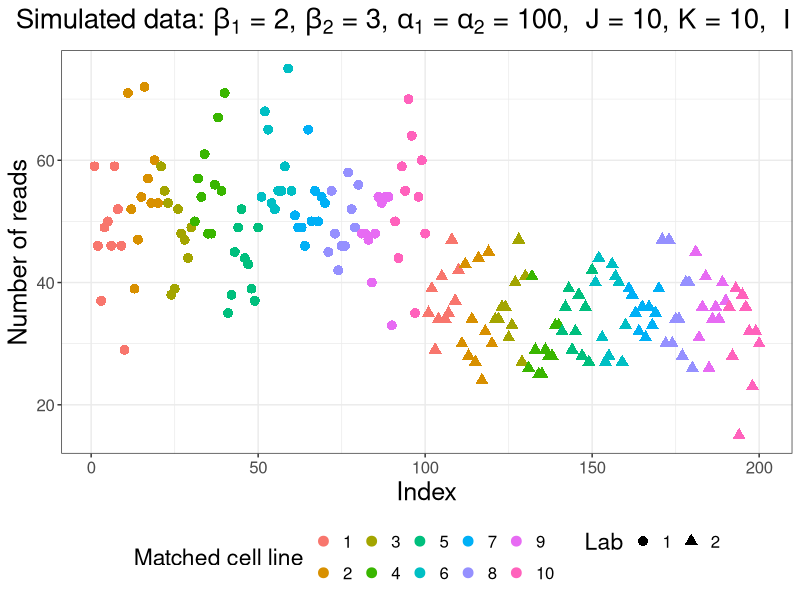
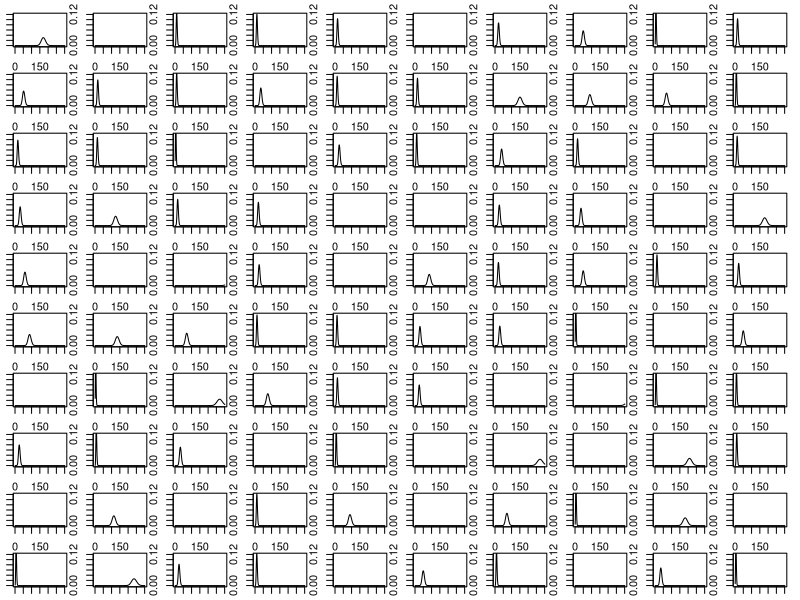

R code for these plots, in order: (Note: this script raises an error after producing the figures.)
####################################################################################
#                       FGa1: RNA-SEQ & GIBBS SAMPLING
####################################################################################

#setwd("~/Desktop/code/CompBio MPhil/Functional Genomics/Assignment1")

library(tidyverse)
library(cowplot)
set.seed(23456) #set random seed for replicating results


####################################################################################
#                             simulate.data
#implement an R functino called simulate.data that, given alpha1, ß1, apha 2, ß2, J and K 
#generates a randome vector of read counts from the model above. 
#the elements of the vetor should be oredered by experiment orered within cell line ordered within lab
#a = shape, b = rate
############################################################################

simulate.data <- function(beta.1, beta.2,alpha.1, alpha.2, J, K, I){
  #initialise vectors and matrices
  final.vector <- rep(0, I*J*K)
  final.array <- matrix(0, nrow=K, ncol=I*J)
  lambdas <- matrix(0, nrow=J, ncol=I)
  reads.1 <- matrix(0, nrow=K, ncol=J)
  reads.2 <- matrix(0, nrow=K, ncol=J)
  lambdas[1:J, 1] <- rgamma(J, shape=alpha.1, rate=beta.1) #lambda 1 on col 1
  lambdas[1:J, 2] <- rgamma(J, shape=alpha.2, rate=beta.2) #lambda 2 on col 2
  for (j in 1:J){
    reads.1[1:K,j] <- rpois(K, lambdas[j,1]) 
    reads.2[1:K,j] <- rpois(K, lambdas[j,2])
  }
  #final.vector <- c(reads.1, reads.2)
  reads <- list(reads.1, reads.2)
  return(reads)
}

trial1.vectorised <- simulate.data(beta.1 = 2, beta.2= 3, alpha.1 = 100, alpha.2=100, J=10, K=10, I=2)


#plot it against the indices of the
#elements in the vector, using a different point shape for each laboratory and a
#different point colour for each of the 2 × J experiments

plot.sim.data <- function(simulated.data){
  ### a function to plot simulated data using differnet point shapes for each lab
  ### and different point colour for each of 2xJ experiments
  # arg: simulated.data = a one dimentional vector with all data oredered by experiment
  #orered within cell line ordered within lab
  index <- 1:length(simulated.data)
  simulated.data.df <- data.frame("values" = simulated.data)
  simulated.data.df$colors <- rep(1:10, each = 10, times=2)
  simulated.data.df$lab <- c(rep(1,length(simulated.data)/2), rep(2,length(simulated.data)/2))
  
  #remember to change the values of parameters if plotting with different simulate data values
  plt1 <- ggplot(simulated.data.df, aes(x = index, y = values, colour = as.factor(colors),shape=as.factor(lab))) +
    geom_point(show.legend = T, size=3 ) + 
    ggtitle(expression(paste("Simulated data: ", beta[1]," = 2, ", beta[2], " = 3, ", alpha[1], " = ", 
                             alpha[2], " = 100, ", " J = 10, ", "K = 10, ", " I = 2" ))) +
    labs(x="Index",y="Number of reads", colour="Matched cell line", shape="Lab") + theme_bw() + 
    theme(plot.title = element_text ( lineheight=2, face="bold", color="black", size=20, hjust = 0.5 ),
          legend.position = "bottom", 
          legend.text = element_text(size = rel(1.1)),
          axis.title.y = element_text(size = rel(1.1)),
          axis.title.x = element_text(size = rel(1.1)),
          title = element_text(size=rel(1.5)),
          axis.text = element_text(size = rel(1.1)))
  
  plt1
}

simulated.data.1 <- unlist(trial1.vectorised)
plot.sim.data(simulated.data.1)


####################################################################
#Plot a set of 100 Poisson mass functions in a 10 × 10 grid for which the rate
#parameters have been randomly generated according to the gamma distribution
#shown in Equation 2, whose parameters have, in turn, been generated by the
#distribution in Equation 3. Use the same limits for all the x-axes.
########################################################################


pois.dist <- rep(list(rep(0,100)),100) #initialise the list of poisson distributions
for (ii in 1:100){
  beta <- rgamma(1, shape=0.5, rate=0.1)
  lambda <- rgamma(1, shape=100, rate=beta)
  pois.dist[[ii]] <- dpois(0:300,lambda)
}

par(mfrow=c(10,10)) #set 10 by 10 plots
par(mar=c(1,1,1,1)) # set margins
for (plt in 1:length(pois.dist)){
  plot(pois.dist[[plt]], type="l", ylim=c(0,0.12))
}



##################################################################
#                           GIBBS SAMPLER
################################################################
gibbs.sampler <- function(beta.1.init, beta.2.init,itn, y, I=2, J=10, K=10,alpha=100, a=0.5, b=0.1 ){
  ###
  #gibbs.sampler: take
  #beta.1.init: initial beta.1 at beginning of sampling 
  #beta.2 init: initial beta.2 at beginning of sampling
  #int: number of iterations
  #y: list of read counts created by simulate data. 
  #   1st element is reads from lab 1, 2nd element is reads from lab 2
  ###
  #select reads 1 and 2 from simulated data 
  reads.1 <- y[[1]] 
  reads.2 <- y[[2]]
  #initialise matrices for 
  beta.matrix <- matrix(0, nrow=I,ncol=itn) 
  lambda.matrix <- matrix(0, nrow=I*J, ncol=itn)
  beta.matrix[,1] <- c(beta.1.init,beta.2.init) #initialised matrix
  lambda.matrix[,1] <- rgamma(2*J, shape=100, rate=0.1)
  for (t in 2:itn){
    print(paste("Iteration", t))
    for (j in 1:J){
      lambda.matrix[j,t] <- rgamma(1, shape=(alpha+sum(reads.1[,j])), rate=(beta.matrix[1,(t-1)] + K))
      lambda.matrix[(J+j), t] <-rgamma(1, shape=(alpha+sum(reads.2[,j])), rate=(beta.matrix[2,(t-1)] + K))
    }
    beta.matrix[1,t] <- rgamma(1, shape=(a+alpha*J), rate=(b+ sum(lambda.matrix[(1:J),t])))
    beta.matrix[2,t] <- rgamma(1, shape=(a+alpha*J), rate=(b+sum(lambda.matrix[(J+1):(2*J),t])))   
  }
  return(list(lambda.matrix, beta.matrix))
}

#create the read counts from simulate data with beta.1 as 0.12, beta.2 as 0.1
readcounts <- simulate.data(beta.1 = 0.12, beta.2= 0.10, alpha.1 = 100, alpha.2=100, J=10, K=10, I=2)

#run the gibbs sampler with 10000 iterations, initial betas1 and 2 as =4 and =5 and readcounts from simulate data as y
tenthousand <- gibbs.sampler(beta.1.init=4, beta.2.init=5,itn=10000, y=readcounts)

#select sampled betas from output of gibbs sampler
beta.1 <- tenthousand[[2]][1, ]; mean(beta.1)
beta.2 <- tenthousand[[2]][2, ]; mean(beta.2)

#create dataframe for plotting 
beta.df <- data.frame("beta1" = as.numeric(beta.1) , "beta2" = as.numeric(beta.2))

#reset plotting parameters
par(mfrow=c(1,1)) #set back to 1 plot
par(mar=c(10,10,10,10)) # set margins

betas.plot <- ggplot(beta.df, aes(x=(1:dim(beta.df)[1]))) + geom_line(aes(y=beta.df$beta1, colour="red")) +
  geom_line(aes(y=beta.df$beta2, colour="green")) + coord_cartesian(ylim = (0.11)) +
  geom_hline(yintercept=0.12, color = "black") + geom_hline(yintercept=0.10, color = "black") + 
  ggtitle(expression(paste("Real vs sampled ", beta[1], " and ", beta[2]))) + 
  xlab("Iteration number") + ylab("Value of betas as by Gibbs sampler") +
  scale_colour_discrete(guide = guide_legend(reverse=TRUE),name="Betas", breaks=c("blue","pink"), 
                        labels=c(expression(paste(beta[2], " = 0.10")), expression(paste(beta[1], " = 0.12")))) +
  theme_bw() + theme(plot.title = element_text ( lineheight=2, face="bold", color="black", size=20, hjust = 0.5 ),
                     legend.position = "right", 
                     legend.text = element_text(size = rel(1.1)),
                     axis.title.y = element_text(size = rel(1.1)),
                     axis.title.x = element_text(size = rel(1.1)),
                     title = element_text(size=rel(1.5)),
                     axis.text = element_text(size = rel(1.1)))

betas.plot


########################################################################  
#plot a histogram of Gibbs trace of alpha1/beta1 - alpha2/beta2 
#after discarding the balues for first 100 iterations
########################################################################

#discarding first 100 iterations
clean.beta.1 <- beta.1[101:10000]
clean.beta.2 <- beta.2[101:10000]

#alpha1 and alpha2 both set as 100 
mean.gibbs.diff <- c((100/clean.beta.1)-(100/clean.beta.2))

par(mar=c(4,4,4,4))
par(mfrow=c(1,1))
h <- hist(mean.gibbs.diff, breaks=30, main=expression(paste("Histogram of Gibbs trace of ", 
                                                       frac(alpha[1],beta[1]), " - ", 
                                                       frac(alpha[2],beta[2]))),
          xlim=c(-400,50), xlab=expression(paste(frac(alpha[1],beta[1]), " - ", 
                                                 frac(alpha[2],beta[2]))))


## encoding!! can save as specific encoding 

#############################################################################################
#                   probability that lab 2 generates more reads than lab 1:
###############################################################################################

shapiro.test(sample((100/clean.beta.1), 5000)) 
shapiro.test(sample((100/clean.beta.2), 5000)) 

mean.posteriors <- data.frame("mean.posterior.1" = (100/clean.beta.1), "mean.posterior.2" = (100/clean.beta.2) )
wilcox.test(mean.posterior.1, mean.posterior.2, data=mean.posteriors)


#check if distribution of difference/residuals is normal
shapiro.test(sample(mean.gibbs.diff, 5000))
#p value: 0.363 --> distribution is normal 
mean(mean.gibbs.diff); sd(mean.gibbs.diff)
#compare residuals distribution to made up normal distribution mean 0 sd same as residuals
std.meangibbs.diff <- sd(mean.gibbs.diff)
x<- rnorm(9900, mean=0, sd=std.meangibbs.diff)
t.test(x, mean.gibbs.diff)


###############################################################################################################
#                                   Comparing effects of J and K
#for each pair (J,K) {10,100}x{10,100} plot a pair of histograms depicting posteior distributions of ß1 and ß2.
#comment on the effects of J and K on posteiror variances of these parameters
###############################################################################################################
J10K10.reads <- simulate.data(beta.1 = 0.12, beta.2= 0.1, alpha.1 = 100, alpha.2=100, J=10, K=10, I=2)
J100K10.reads <-  simulate.data(beta.1 = 0.12, beta.2= 0.1, alpha.1 = 100, alpha.2=100, J=100, K=10, I=2)
J10K100.reads <- simulate.data(beta.1 = 0.12, beta.2= 0.1, alpha.1 = 100, alpha.2=100, J=10, K=100, I=2)
J100K100.reads <- simulate.data(beta.1 = 0.12, beta.2= 0.1, alpha.1 = 100, alpha.2=100, J=100, K=100, I=2)


J10K10.gibbs <- gibbs.sampler(beta.1.init=0.12, beta.2.init=0.1,itn=10000, y=J10K10.reads, J=10, K=10)
J100K10.gibbs <- gibbs.sampler(beta.1.init=0.12, beta.2.init=0.1,itn=10000, y=J100K10.reads, J=100, K=10)
J10K100.gibbs <- gibbs.sampler(beta.1.init=0.12, beta.2.init=0.1,itn=10000, y=J10K100.reads, J=10, K=100)
J100K100.gibbs <- gibbs.sampler(beta.1.init=0.12, beta.2.init=0.1,itn=10000, y=J100K100.reads, J=100, K=100)

J10K10.beta.1 <- J10K10.gibbs[[2]][1,]; var(J10K10.beta.1)
J10K10.beta.2 <- J10K10.gibbs[[2]][2,]; var(J10K10.beta.2)
J10K10 <- c(J10K10.beta.1,J10K10.beta.2)
betas1010 <- c(rep(1, length(J10K10.beta.1)), rep(2, length(J10K10.beta.2)))
J10K10df <- data.frame('values' = J10K10,'betas'=betas1010)

J100K10.beta.1 <- J100K10.gibbs[[2]][1,]; var(J100K10.beta.1)
J100K10.beta.2 <- J100K10.gibbs[[2]][2,]; var(J100K10.beta.2)
J100K10 <- c(J100K10.beta.1,J100K10.beta.2)
betas10010 <- c(rep(1, length(J100K10.beta.1)), rep(2, length(J100K10.beta.2)))
J100K10df <- data.frame('values' = J100K10,'betas'=betas10010)


J10K100.beta.1 <- J10K100.gibbs[[2]][1,]; var(J10K100.beta.1)
J10K100.beta.2 <- J10K100.gibbs[[2]][2,]; var(J10K100.beta.2)
J10K100 <- c(J10K100.beta.1,J10K100.beta.2)
betas10100 <- c(rep(1, length(J10K100.beta.1)), rep(2, length(J10K100.beta.2)))
J10K100df <- data.frame('values' = J10K100,'betas'=betas10100)


J100K100.beta.1 <- J100K100.gibbs[[2]][1,]; var(J100K100.beta.1)
J100K100.beta.2 <- J100K100.gibbs[[2]][2,]; var(J100K100.beta.2)
J100K100 <- c(J100K100.beta.1,J100K100.beta.2)
betas100100 <- c(rep(1, length(J100K100.beta.1)), rep(2, length(J100K100.beta.2)))
J100K100df <- data.frame('values' = J100K100,'betas'=betas100100)





p1 <- ggplot(J10K10df, aes(x=values, color=as.factor(betas1010))) + geom_histogram(bins=100) +
  coord_cartesian(xlim = (0.11))+ ylim(0,1100) + ggtitle("J = 10, K = 10") + labs(y="Freqency", color="Betas") + theme_bw() + 
  scale_colour_discrete(name="Betas", breaks=c("1","2"), labels=c(expression(beta[1]), expression(beta[2]))) +
  theme(plot.title = element_text ( lineheight=2, face="bold", color="black", size=20, hjust = 0.5 ),
        legend.position = "right", 
        legend.text = element_text(size = rel(1.1)),
        axis.title.y = element_text(size = rel(1.1)),
        axis.title.x = element_blank(),
        title = element_text(size=rel(1.5)),
        axis.text = element_text(size = rel(1.1)))
  
  
p2 <- ggplot(J100K10df,aes(x=values, color=as.factor(betas10010) )) + geom_histogram(bins=100) +
  coord_cartesian(xlim = (0.11))+ ylim(0,1100) + ggtitle("J = 100, K = 10") + labs(y="Freqency", color="Betas") + theme_bw() + 
  scale_colour_discrete(name="Betas", breaks=c("1","2"), labels=c(expression(beta[1]), expression(beta[2]))) +
  theme(plot.title = element_text ( lineheight=2, face="bold", color="black", size=20, hjust = 0.5 ),
        legend.position = "right", 
        legend.text = element_text(size = rel(1.1)),
        axis.title.y = element_text(size = rel(1.1)),
        axis.title.x = element_blank(),
        title = element_text(size=rel(1.5)),
        axis.text = element_text(size = rel(1.1)))
  
  
p3 <- ggplot(J10K100df,aes(x=values, color=as.factor(betas10100) )) + geom_histogram(bins=100) +
  coord_cartesian(xlim = (0.11)) + ylim(0,1100) + ggtitle("J = 10, K = 100") + labs(y="Freqency", color="Betas") + theme_bw() + 
  scale_colour_discrete(name="Betas", breaks=c("1","2"), labels=c(expression(beta[1]), expression(beta[2]))) +
  theme(plot.title = element_text ( lineheight=2, face="bold", color="black", size=20, hjust = 0.5 ),
        legend.position = "right", 
        legend.text = element_text(size = rel(1.1)),
        axis.title.y = element_text(size = rel(1.1)),
        axis.title.x = element_blank(),
        title = element_text(size=rel(1.5)),
        axis.text = element_text(size = rel(1.1)))

p4 <- ggplot(J100K100df,aes(x=values, color=as.factor(betas100100) )) + geom_histogram(bins=100) +
  coord_cartesian(xlim = (0.11)) + ylim(0,1100) + ggtitle("J = 100, K = 100") + labs(y="Freqency", color="Betas") + theme_bw() + 
  scale_colour_discrete(name="Betas", breaks=c("1","2"), labels=c(expression(beta[1]), expression(beta[2]))) +
  theme(plot.title = element_text ( lineheight=2, face="bold", color="black", size=20, hjust = 0.5 ),
        legend.position = "right", 
        legend.text = element_text(size = rel(1.1)),
        axis.title.y = element_text(size = rel(1.1)),
        axis.title.x = element_blank(),
        title = element_text(size=rel(1.5)),
        axis.text = element_text(size = rel(1.1)))


plot_grid(p1, p3,p2, p4, labels = "AUTO")


########################################################################################
#                                 Plot variability of Gibbs Sampler
########################################################################################

set.seed(12)

repeats <- 100
readcounts <- simulate.data(beta.1 = 0.12, beta.2= 0.10, alpha.1 = 100, alpha.2=100, J=10, K=10, I=2)
gibbs.beta.1 <- rep(0,repeats)
gibbs.beta.2 <- rep(0,repeats)
for (r in 1:repeats){
  hundred <- gibbs.sampler(beta.1.init=4, beta.2.init=5,itn=300, y=readcounts)
  beta.1 <- hundred[[2]][1, ]; mean(beta.1)
  beta.2 <- hundred[[2]][2, ]; mean(beta.2)
  gibbs.beta.1[r] <- mean(beta.1[100:300])
  gibbs.beta.2[r] <- mean(beta.2[100:300])
  
}

par(mfrow=c(1,2))
par(mar=c(3,3,3,3))
hist(gibbs.beta.1)
abline(v=0.12)
hist(gibbs.beta.2)
abline(v=0.10)


#select sampled betas from output of gibbs sampler


